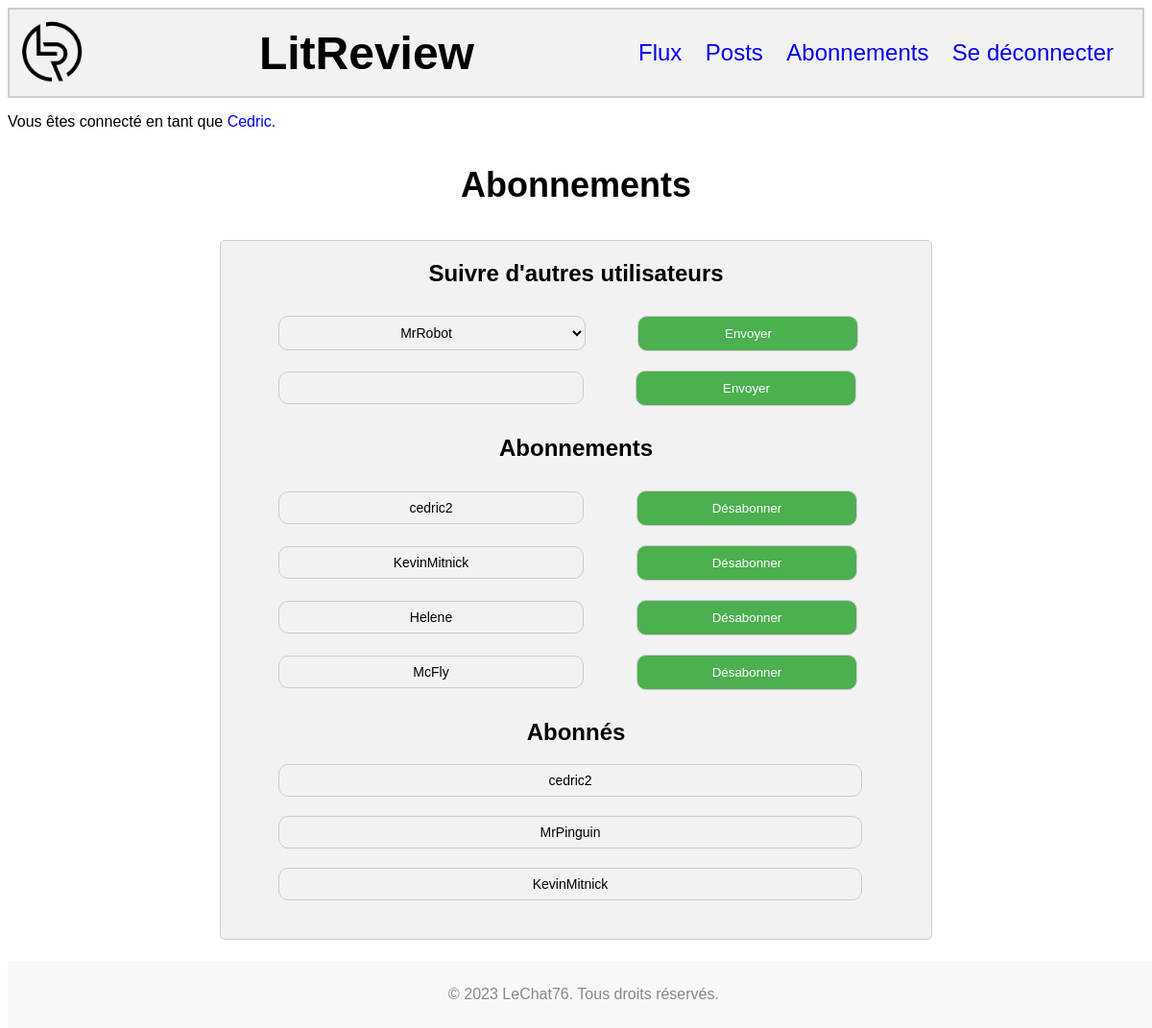
The page /subscriptions/ (signed in) on the database its author committed.
### authentication/models.py (models this page shows)
class User(AbstractUser):
    username = models.CharField(
        max_length = 20,
        unique = True,
    )
    first_name = None
    last_name = None
    email = None

### authentication/views.py (the view, shortened to what this page needs)
# urls.py: path('subscriptions/', authentication.views.subscriptions, name='subscriptions'),
@login_required
def subscriptions(request):
    form = forms.SubscriptionsForm()
    user = request.user
    context = {}
    listFollowed = UserFollows.objects.filter(user=user).values_list('followed_user', flat=True)
    followed_users = get_user_model().objects.filter(id__in=listFollowed)
    listFollowers = UserFollows.objects.filter(followed_user=user).values_list('user_id', flat=True)
    followers_users = get_user_model().objects.filter(id__in=listFollowers)
    available_users = get_user_model().objects.exclude(
        id__in=listFollowed
        ).exclude(
        id=user.id
        ).exclude(
        username=user.username
    )
    context = {
        'followed_users': followed_users,
        'followers_users': followers_users,
        'available_users': available_users,
        'form': form,
    }
    return render(request, 'authentication/subscriptions.html', context)

### authentication/forms.py
class SubscriptionsForm(forms.Form):
    followed_user = forms.CharField(label=False, required=True, widget=forms.TextInput(attrs={'class': 'available-container-field'}))
    class Meta:
        model = models.UserFollows
        fields = ['followed_user']
        labels = {'followed_user': 'Abonnements'}

### authentication/templates/authentication/subscriptions.html (shortened to what this page needs)
<!DOCTYPE html>
{% extends 'loggedin.html' %}
{% load static %}
{% block content %}
<link rel="stylesheet" href="{% static 'subscriptions.css' %}">
<h3>Abonnements</h3>
<div id="container-subscriptions">
    <h2>Suivre d'autres utilisateurs</h2>
    <form method="POST">
        <div id="container-add-follow">
            {% if available_users %}
                <select name="followed_user">
                {% for user in available_users %}
                    <option value="{{ user.id }}">{{ user.username }}</option>
                {% endfor %}
                </select>
                <button type="submit" name="add_subscription">Envoyer</button>
            {% else %}
                <div id="no-available-container">
                <label>Plus d'utilisateurs disponibles</label>
                <button type="submit" name="add_subscription" class="disabled-button">Envoyer</button>
                </div>
            {% endif %}
            {% if available_users %}
                <input type="text" name="followed_user_name">
                <button type="submit" name="add_subscription2">Envoyer</button>
            {% endif %}
        </div>
        <h2>Abonnements</h2>
        {% if followed_users %}
            {% for user in followed_users %}
                <div id="followed-user-container">
                    <label>{{ user.username }}</label>
                    <button type="submit" name="remove_subscription" value="{{ user.id }}">Désabonner</button>
                </div>
            {% endfor %}
        {% else %}
            <p><label id="no-result">Aucun abonnement</label></p>
        {% endif %}
        <h2>Abonnés</h2>
        {% if followers_users %}
            {% for user in followers_users %}
                <div id="follower-user-container">
                    <label>{{ user.username }}</label>
                </div>
            {% endfor %}
        {% else %}
            <p><label id="no-result">Aucun abonné</label></p>
        {% endif %}
    </form>
</div>
{% endblock content %}

### templates/loggedin.html (shortened to what this page needs)
{% load static %}
<head>
    <link rel="stylesheet" href="{% static 'loggedin.css' %}">
</head>
<body>
    <div id="header-loggedin">
        <img src="{% static 'images/LITReview_st.png' %}" alt="Logo LitReview" ondragstart="return false;">
        <h1>LitReview</h1>
        <div id="container-loggedin">
            <a href="{% url 'flux' %}" ondragstart="return false;">Flux</a>
            <a href="{% url 'post' %}" ondragstart="return false;">Posts</a>
            <a href="{% url 'subscriptions' %}" ondragstart="return false;">Abonnements</a>
            <a href="{% url 'logout' %}" ondragstart="return false;">Se déconnecter</a>
        </div>
    </div>
    <p>Vous êtes connecté en tant que <a href="{% url 'subscriptions' %}">{{ request.user|capfirst }}.</a></p>
    <div id="footer">
        <p>&copy; 2023 LeChat76. Tous droits réservés.</p>
    </div>
    {% block content %}
    {% endblock content %}
</body>

### static/loggedin.css (style rules this page uses)
#header-loggedin img { height: 70px; margin-right: 10px; }
h1 { margin: 0; font-size: 48px; user-select: none; }
h2 { user-select: none; }
h3 { user-select: none; }
p { user-select: none; }
#footer { position: fixed; bottom: 0; width: 100%; background-color: #f8f8f8; padding: 10px 0; text-align: center; color: #888; }
body { background-image: url("/static/images/LITReview_st_b.png"); background-size: 250px; background-position: center; background-repeat: no-repeat; background-attachment: fixed; padding-bottom: 60px; font-family: Arial, sans-serif; }
a { text-decoration: none; }
#header-loggedin { display: flex; justify-content: space-between; align-items: center; padding: 10px; background-color: #f2f2f2; border: 2px solid #ccc; }
#container-loggedin a { margin-right: 20px; font-size: 24px; user-select: none; }

### static/subscriptions.css (style rules this page uses)
h2 { display: flex; justify-content: center; user-select: none; }
h3 { display: flex; justify-content: center; font-size : 36px; user-select: none; }
label { user-select: none; }
#container-subscriptions { margin : 2%; margin-left : auto; margin-right : auto; width: 680px; background-color: #f2f2f2; border-radius: 5px; padding : 0px 30px 20px 30px; justify-content: space-around; border: 1px solid #ccc; }
button[type="submit"] { text-align: center; background-color: #4CAF50; color: white; cursor: pointer; margin-top : 10px; width: 230px; padding: 10px; margin-bottom: 10px; border: 1px solid #ccc; border-radius: 10px; }
select { text-align: center; background: #F2F2F2; padding: 8px; margin-right: 50px; margin-left: 30px; width: 320px; border: 1px solid #CCCCCC; border-radius: 10px; font-size: 14px; }
input[type="text"] { text-align: center; background: #F2F2F2; padding: 8px; margin-right: 50px; margin-left: 30px; width: 300px; border: 1px solid #CCCCCC; border-radius: 10px; font-size: 14px; font-family: Arial; }
#followed-user-container, #follower-user-container { display: flex; align-items: center; }
#followed-user-container label { display: block; text-align: center; background: #F2F2F2; padding: 8px; font-size: 14px; margin-right: 55px; margin-left: 30px; width: 300px; border: 1px solid #CCCCCC; border-radius: 10px; }
#follower-user-container label { display: block; text-align: center; background: #F2F2F2; padding: 8px; font-size: 14px; margin-left: 30px; margin-bottom: 20px; width: 590px; border: 1px solid #CCCCCC; border-radius: 10px; }

### rows shown on the page
User: user "Cedric"
User: username "cedric2", {{ user.id }} 5 (drawn)
User: username "KevinMitnick", {{ user.id }} 8 (drawn)
User: username "Helene", {{ user.id }} 10 (drawn)
User: username "McFly", {{ user.id }} 11 (drawn)
User: username "MrPinguin"

### other values the page prints
form field followed_user "MrRobot"
